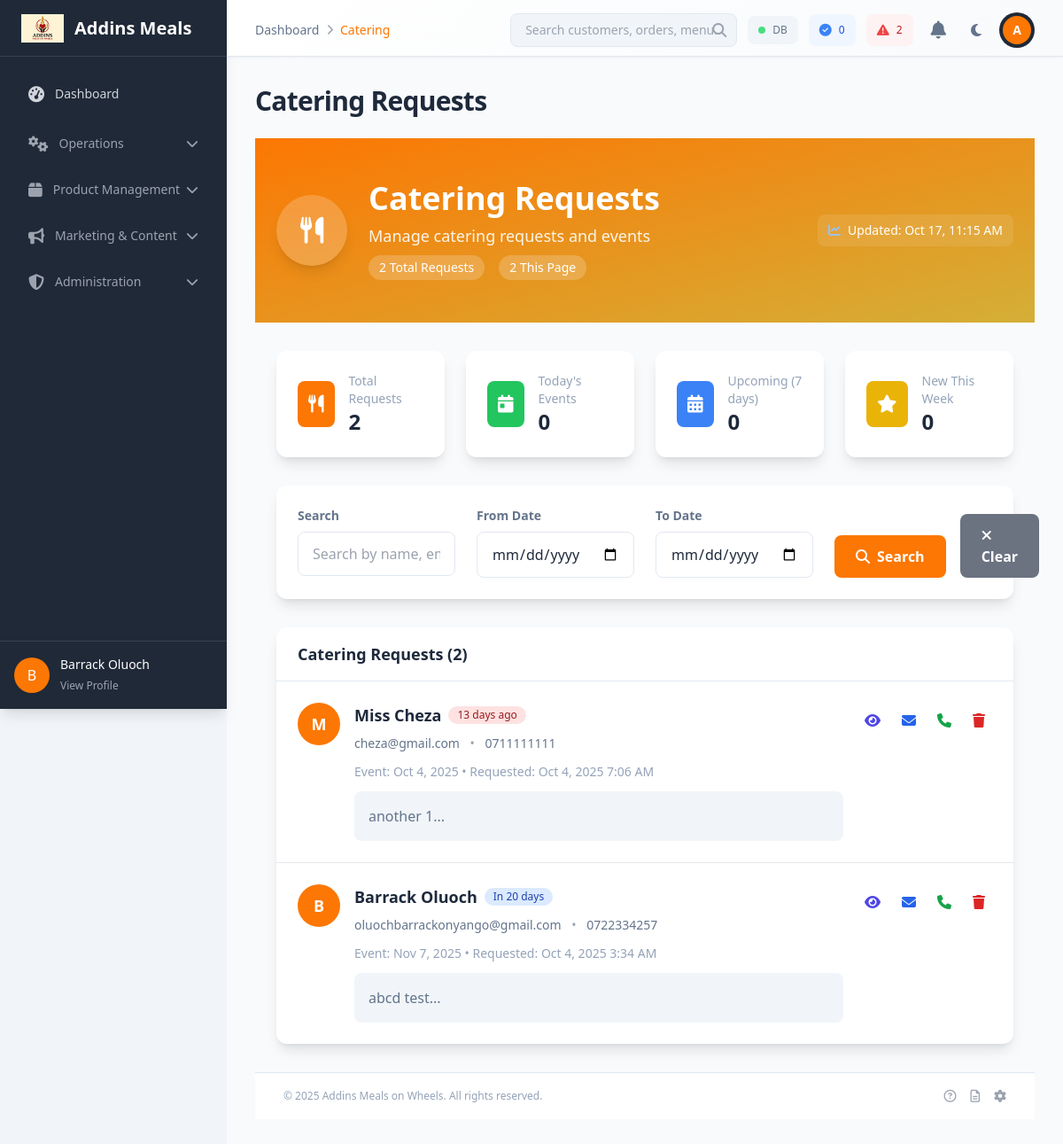
Screenshot of /admin/catering.php (signed in) with the database file from the repository.
### tables this page shows
CREATE TABLE `catering_requests` (
  `id` int(11) NOT NULL,
  `name` varchar(100) NOT NULL,
  `email` varchar(150) NOT NULL,
  `phone` varchar(20) DEFAULT NULL,
  `event_date` date DEFAULT NULL,
  `message` text DEFAULT NULL,
  `created_at` timestamp NOT NULL DEFAULT current_timestamp()
);

### admin/catering.php (the view, shortened to what this page needs)
<?php
require_once '../includes/config.php';
$search = $_GET['search'] ?? '';
$date_from = $_GET['date_from'] ?? '';
$date_to = $_GET['date_to'] ?? '';
$page = isset($_GET['page']) ? (int)$_GET['page'] : 1;
$per_page = 10;
$offset = ($page - 1) * $per_page;
$where_conditions = [];
$params = [];
$where_clause = !empty($where_conditions) ? 'WHERE ' . implode(' AND ', $where_conditions) : '';
$total_sql = "SELECT COUNT(*) as count FROM catering_requests cr $where_clause";
$total_stmt = $pdo->prepare($total_sql);
$total_stmt->execute($params);
$total_requests = (int)$total_stmt->fetch(PDO::FETCH_ASSOC)['count'];
$sql = "SELECT cr.* FROM catering_requests cr $where_clause ORDER BY cr.event_date ASC, cr.created_at DESC LIMIT $offset, $per_page";
$stmt = $pdo->prepare($sql);
$stmt->execute($params);
$catering_requests = $stmt->fetchAll(PDO::FETCH_ASSOC);
$stats = [
    'upcoming_7_days' => 0,
    'today' => 0,
    'this_week' => 0
];
try {
    $upcoming_date = date('Y-m-d', strtotime('+7 days'));
    $stmt = $pdo->prepare("SELECT COUNT(*) FROM catering_requests WHERE event_date BETWEEN CURDATE() AND ?");
    $stmt->execute([$upcoming_date]);
    $stats['upcoming_7_days'] = (int)$stmt->fetchColumn();
    $stmt = $pdo->query("SELECT COUNT(*) FROM catering_requests WHERE DATE(event_date) = CURDATE()");
    $stats['today'] = (int)$stmt->fetchColumn();
    $stmt = $pdo->query("SELECT COUNT(*) FROM catering_requests WHERE created_at >= DATE_SUB(NOW(), INTERVAL 7 DAY)");
    $stats['this_week'] = (int)$stmt->fetchColumn();
} catch (PDOException $e) {
}
require_once 'includes/header.php';
?>
<div class="bg-gradient-to-br from-primary via-primary-dark to-secondary text-white">
    <div class="container mx-auto px-6 py-12">
        <div class="flex flex-col lg:flex-row lg:items-center lg:justify-between">
            <div class="flex items-center space-x-6">
                <div class="h-20 w-20 rounded-full bg-white/20 backdrop-blur-sm flex items-center justify-center text-white font-bold text-3xl shadow-lg">
                    <i class="fas fa-utensils"></i>
                </div>
                <div>
                    <h1 class="text-3xl md:text-4xl font-bold mb-2">Catering Requests</h1>
                    <p class="text-lg opacity-90 mb-2">Manage catering requests and events</p>
                    <div class="flex items-center space-x-4">
                        <span class="px-3 py-1 bg-white/20 backdrop-blur-sm rounded-full text-sm font-medium">
                            <?php echo $total_requests; ?> Total Requests
                        </span>
                        <span class="px-3 py-1 bg-white/20 backdrop-blur-sm rounded-full text-sm font-medium">
                            <?php echo count($catering_requests); ?> This Page
                        </span>
                    </div>
                </div>
            </div>
            <div class="mt-6 lg:mt-0">
                <div class="flex items-center space-x-4 text-sm">
                    <div class="flex items-center space-x-2 bg-white/10 backdrop-blur-sm rounded-lg px-3 py-2">
                        <i class="fas fa-chart-line text-blue-300"></i>
                        <span>Updated: <?php echo date('M j, g:i A'); ?></span>
                    </div>
                </div>
            </div>
        </div>
    </div>
</div>
<div class="container mx-auto px-6 py-8">
    <div class="grid grid-cols-1 md:grid-cols-2 lg:grid-cols-4 gap-6 mb-8">
        <div class="bg-white rounded-xl shadow-lg p-6">
            <div class="flex items-center">
                <div class="flex-shrink-0 bg-primary rounded-lg p-3">
                    <i class="fas fa-utensils text-white text-xl"></i>
                </div>
                <div class="ml-4 flex-1">
                    <div class="text-sm font-medium text-gray-500">Total Requests</div>
                    <div class="text-2xl font-bold text-gray-900"><?php echo number_format($total_requests); ?></div>
                </div>
            </div>
        </div>
        <div class="bg-white rounded-xl shadow-lg p-6">
            <div class="flex items-center">
                <div class="flex-shrink-0 bg-green-500 rounded-lg p-3">
                    <i class="fas fa-calendar-day text-white text-xl"></i>
                </div>
                <div class="ml-4 flex-1">
                    <div class="text-sm font-medium text-gray-500">Today's Events</div>
                    <div class="text-2xl font-bold text-gray-900"><?php echo number_format($stats['today']); ?></div>
                </div>
            </div>
        </div>
        <div class="bg-white rounded-xl shadow-lg p-6">
            <div class="flex items-center">
                <div class="flex-shrink-0 bg-blue-500 rounded-lg p-3">
                    <i class="fas fa-calendar-alt text-white text-xl"></i>
                </div>
                <div class="ml-4 flex-1">
                    <div class="text-sm font-medium text-gray-500">Upcoming (7 days)</div>
                    <div class="text-2xl font-bold text-gray-900"><?php echo number_format($stats['upcoming_7_days']); ?></div>
                </div>
            </div>
        </div>
        <div class="bg-white rounded-xl shadow-lg p-6">
            <div class="flex items-center">
                <div class="flex-shrink-0 bg-yellow-500 rounded-lg p-3">
                    <i class="fas fa-star text-white text-xl"></i>
                </div>
                <div class="ml-4 flex-1">
                    <div class="text-sm font-medium text-gray-500">New This Week</div>
                    <div class="text-2xl font-bold text-gray-900"><?php echo number_format($stats['this_week']); ?></div>
                </div>
            </div>
        </div>
    </div>
    <div class="bg-white rounded-xl shadow-lg p-6 mb-8">
        <form method="GET" class="grid grid-cols-1 md:grid-cols-4 gap-6">
            <div>
                <label for="search" class="block text-sm font-semibold text-gray-700 mb-2">Search</label>
                <input type="text" name="search" id="search"
                       value="<?php echo htmlspecialchars($search); ?>"
                       class="w-full px-4 py-3 border border-gray-300 rounded-lg focus:ring-2 focus:ring-primary focus:border-transparent"
                       placeholder="Search by name, email, or message...">
            </div>
            <div>
                <label for="date_from" class="block text-sm font-semibold text-gray-700 mb-2">From Date</label>
                <input type="date" name="date_from" id="date_from"
                       value="<?php echo htmlspecialchars($date_from); ?>"
                       class="w-full px-4 py-3 border border-gray-300 rounded-lg focus:ring-2 focus:ring-primary focus:border-transparent">
            </div>
            <div>
                <label for="date_to" class="block text-sm font-semibold text-gray-700 mb-2">To Date</label>
                <input type="date" name="date_to" id="date_to"
                       value="<?php echo htmlspecialchars($date_to); ?>"
                       class="w-full px-4 py-3 border border-gray-300 rounded-lg focus:ring-2 focus:ring-primary focus:border-transparent">
            </div>
            <div class="flex items-end space-x-4">
                <button type="submit" class="bg-primary hover:bg-primary-dark text-white px-6 py-3 rounded-lg font-semibold transition-colors duration-200 flex items-center">
                    <i class="fas fa-search mr-2"></i>
                    Search
                </button>
                <a href="catering.php" class="bg-gray-500 hover:bg-gray-600 text-white px-6 py-3 rounded-lg font-semibold transition-colors duration-200">
                    <i class="fas fa-times mr-2"></i>
                    Clear
                </a>
            </div>
        </form>
    </div>
    <div class="bg-white rounded-xl shadow-lg overflow-hidden">
        <div class="px-6 py-4 border-b border-gray-200">
            <h2 class="text-lg font-semibold text-gray-900">Catering Requests (<?php echo $total_requests; ?>)</h2>
        </div>
        <?php if (empty($catering_requests)): ?>
            <div class="p-12 text-center">
                <i class="fas fa-utensils text-4xl text-gray-400 mb-4"></i>
                <h3 class="text-lg font-medium text-gray-900 mb-2">No catering requests found</h3>
                <p class="text-gray-500 mb-4">No catering requests match your current filters.</p>
                <a href="../catering-request.php" target="_blank" class="bg-primary hover:bg-primary-dark text-white px-6 py-3 rounded-lg font-semibold transition-colors duration-200 flex items-center mx-auto w-fit">
                    <i class="fas fa-external-link-alt mr-2"></i>
                    View Request Form
                </a>
            </div>
        <?php else: ?>
            <div class="divide-y divide-gray-200">
                <?php foreach ($catering_requests as $request): ?>
                    <div class="p-6 hover:bg-gray-50 transition-colors duration-200">
                        <div class="flex items-start justify-between">
                            <div class="flex items-start space-x-4 flex-1">
                                <div class="flex-shrink-0">
                                    <div class="h-12 w-12 rounded-full bg-primary flex items-center justify-center text-white font-semibold text-lg">
                                        <?php echo strtoupper(substr($request['name'], 0, 1)); ?>
                                    </div>
                                </div>
                                <div class="flex-1 min-w-0">
                                    <div class="flex items-center space-x-2 mb-2">
                                        <h3 class="text-lg font-semibold text-gray-900">
                                            <?php echo htmlspecialchars($request['name']); ?>
                                        </h3>
                                        <?php
                                        $event_date = new DateTime($request['event_date']);
                                        $today = new DateTime();
                                        $interval = $today->diff($event_date);
                                        $days = $interval->format('%a');
                                        if ($event_date < $today) {
                                            $status_class = 'bg-red-100 text-red-800';
                                            $status_text = $days . ' days ago';
                                        } elseif ($days == 0) {
                                            $status_class = 'bg-green-100 text-green-800';
                                            $status_text = 'Today';
                                        } elseif ($days == 1) {
                                            $status_class = 'bg-green-100 text-green-800';
                                            $status_text = 'Tomorrow';
                                        } else {
                                            $status_class = 'bg-blue-100 text-blue-800';
                                            $status_text = 'In ' . $days . ' days';
                                        }
                                        ?>
                                        <span class="px-2.5 py-0.5 rounded-full text-xs font-medium <?php echo $status_class; ?>">
                                            <?php echo $status_text; ?>
                                        </span>
                                    </div>
                                    <div class="text-sm text-gray-600 mb-3">
                                        <span class="font-medium"><?php echo htmlspecialchars($request['email']); ?></span>
                                        <?php if (!empty($request['phone'])): ?>
                                            <span class="text-gray-400 mx-2">•</span>
                                            <span><?php echo htmlspecialchars($request['phone']); ?></span>
                                        <?php endif; ?>
                                    </div>
                                    <div class="text-sm text-gray-500 mb-3">
                                        Event: <?php echo date('M j, Y', strtotime($request['event_date'])); ?> • Requested: <?php echo date('M j, Y g:i A', strtotime($request['created_at'])); ?>
                                    </div>
                                    <?php if (!empty($request['message'])): ?>
                                        <div class="bg-gray-50 rounded-lg p-4">
                                            <p class="text-gray-700 line-clamp-3">
                                                <?php echo htmlspecialchars(substr($request['message'], 0, 200) . '...'); ?>
                                            </p>
                                        </div>
                                    <?php endif; ?>
                                </div>
                            </div>
                            <div class="flex items-center space-x-2 ml-4">
                                <button onclick="viewRequest(<?php echo $request['id']; ?>)"
                                        class="text-indigo-600 hover:text-indigo-900 p-2 rounded-lg transition-colors duration-200"
                                        title="View Details">
                                    <i class="fas fa-eye"></i>
                                </button>
                                <a href="mailto:<?php echo htmlspecialchars($request['email']); ?>"
                                   class="text-blue-600 hover:text-blue-900 p-2 rounded-lg transition-colors duration-200"
                                   title="Send Email">
                                    <i class="fas fa-envelope"></i>
                                </a>
                                <?php if (!empty($request['phone'])): ?>
                                    <a href="tel:<?php echo preg_replace('/[^0-9+]/', '', $request['phone']); ?>"
                                       class="text-green-600 hover:text-green-900 p-2 rounded-lg transition-colors duration-200"
                                       title="Call">
                                        <i class="fas fa-phone"></i>
                                    </a>
                                <?php endif; ?>
                                <form method="POST" class="inline" onsubmit="return confirm('Are you sure you want to delete this request? This action cannot be undone.');">
                                    <button type="submit" name="delete_request"
                                            class="text-red-600 hover:text-red-900 p-2 rounded-lg transition-colors duration-200"
                                            title="Delete Request">
                                        <i class="fas fa-trash"></i>
                                    </button>
                                </form>
                            </div>
                        </div>
                    </div>
                <?php endforeach; ?>
            </div>
        <?php endif; ?>
    </div>
</div>
<?php
require_once 'includes/footer.php';
?>

### rows the page displays
catering_requests: name "M", name "Miss Cheza", event_date "13 days ago", email "cheza@gmail.com", phone "0711111111", event_date "Oct 4, 2025", created_at "Oct 4, 2025 7:06 AM", message "another 1..."
catering_requests: name "B", name "Barrack Oluoch", event_date "In 20 days", email "oluochbarrackonyango@gmail.com", phone "0722334257", event_date "Nov 7, 2025", created_at "Oct 4, 2025 3:34 AM", message "abcd test..."

### other values shown
substr($_SESSION['username'] ?? 'A', 0, 1) "B"
$_SESSION['username'] "Barrack Oluoch"
$breadcrumb['name'] "Dashboard"
$breadcrumb['name'] "Catering"
$systemStatus['orders_today'] "0"
$systemStatus['pending_orders'] "2"
substr($_SESSION['name'] ?? 'A', 0, 1) "A"
$page_title "Catering Requests"
$total_requests "2"
count($catering_requests) "2"
$stats['today'] "0"
$stats['upcoming_7_days'] "0"
$stats['this_week'] "0"
